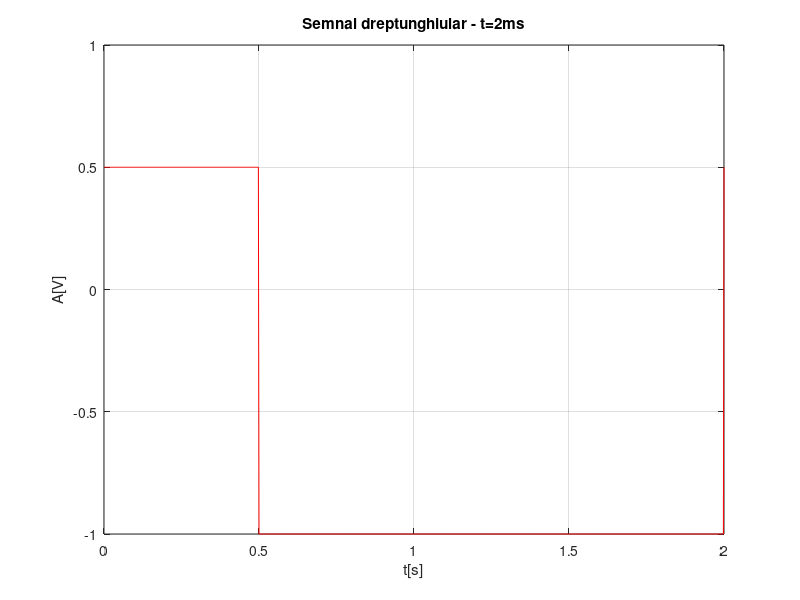
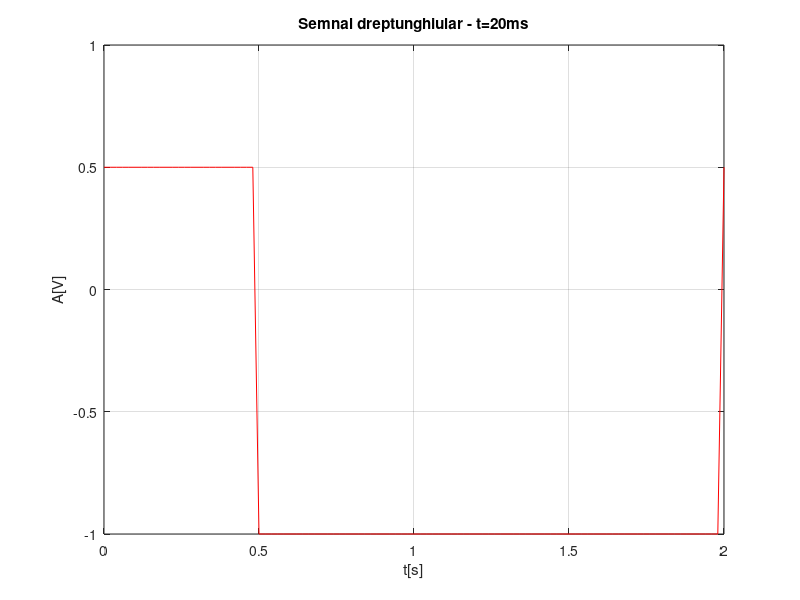
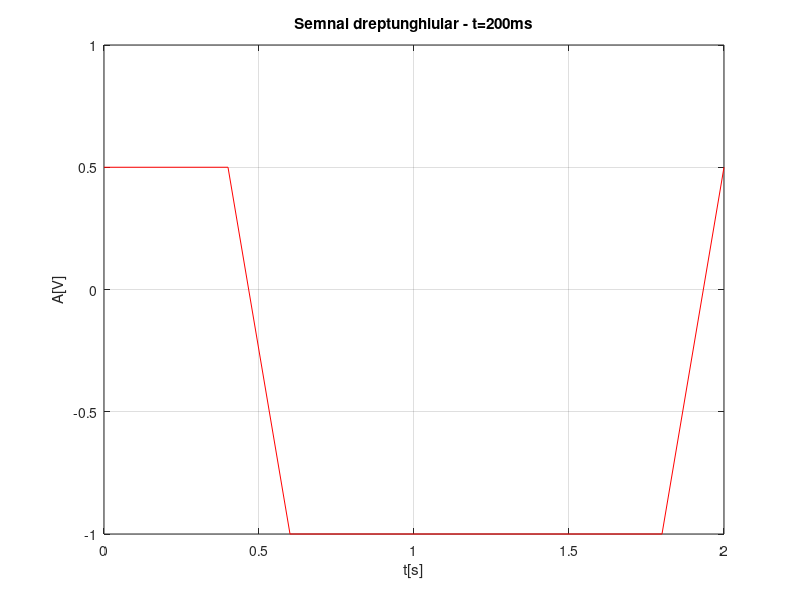

The MATLAB script that drew these images, in order:
% Pentru rezolutie temporara de 2ms.
F=0.5;
t=0:0.002:2;
duty=25;
s=0.75*square(2*pi*F*t,duty)-0.25;
figure(1)
plot(t,s,'r')
grid
title('Semnal dreptunghiular - t=2ms' )
xlabel('t[s]')
ylabel('A[V]')

% Pentru rezolutie temporara de 20ms.
clear t s
t=0:0.02:2;
s=0.75*square(2*pi*F*t,duty)-0.25;
figure(2)
plot(t,s,'r')
grid
title('Semnal dreptunghiular - t=20ms' )
xlabel('t[s]')
ylabel('A[V]')

% Pentru rezolutie temporara de 200ms.
clear t s
t=0:0.2:2;
s=0.75*square(2*pi*F*t,duty)-0.25;
figure(3)
plot(t,s,'r')
grid
title('Semnal dreptunghiular - t=200ms' )
xlabel('t[s]')
ylabel('A[V]')
